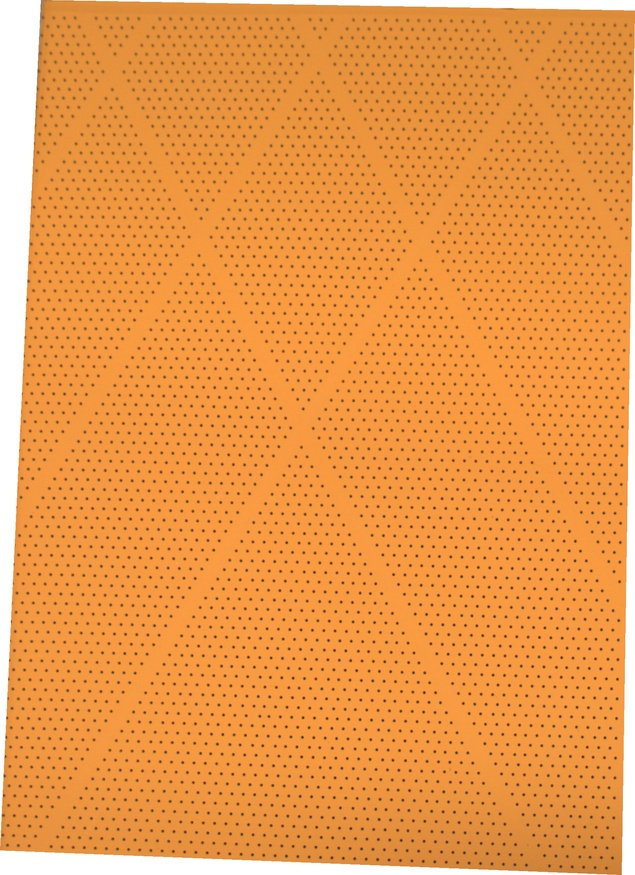
#> input picture output/roi/1_crop.jpg, 635 x 875 px, shrunk from 1631 x 2245 before the run
$ python -i extract_holes1.py   (imports and definitions only)
#> lines starting #> are read from the running program, lines starting #| are printed output that depends on the picture; after the words box and inside, x2 and y2 are one past the last pixel; in counts of white or black regions, pixels touching at a corner belong together
#> further down, picture is the input picture: shape (875, 635, 3); mean B, G, R 74.3, 153.1, 235.8
### src/utils.py
from __future__ import annotations

from pathlib import Path

import cv2
import numpy as np


IMAGE_SUFFIXES = {".jpg", ".jpeg", ".png", ".bmp", ".tif", ".tiff"}


def odd_at_least(value: int, minimum: int) -> int:
    value = max(int(value), int(minimum))
    if value % 2 == 0:
        value += 1
    return value


# [53 lines left out: functions smooth_projection, longest_active_span, load_bgr_image, load_binary_mask, iter_image_paths, iter_mask_paths, not called in this run]


def ensure_dir(path: Path) -> None:
    path.mkdir(parents=True, exist_ok=True)


def write_image(path: Path, image: np.ndarray) -> None:
    ensure_dir(path.parent)
    cv2.imwrite(str(path), image)


def build_hole_response(image: np.ndarray, kernel_divisor: int = 80, min_kernel: int = 9) -> np.ndarray:
#> called with kernel_divisor = 80, min_kernel = 9
    gray = cv2.cvtColor(image, cv2.COLOR_BGR2GRAY)
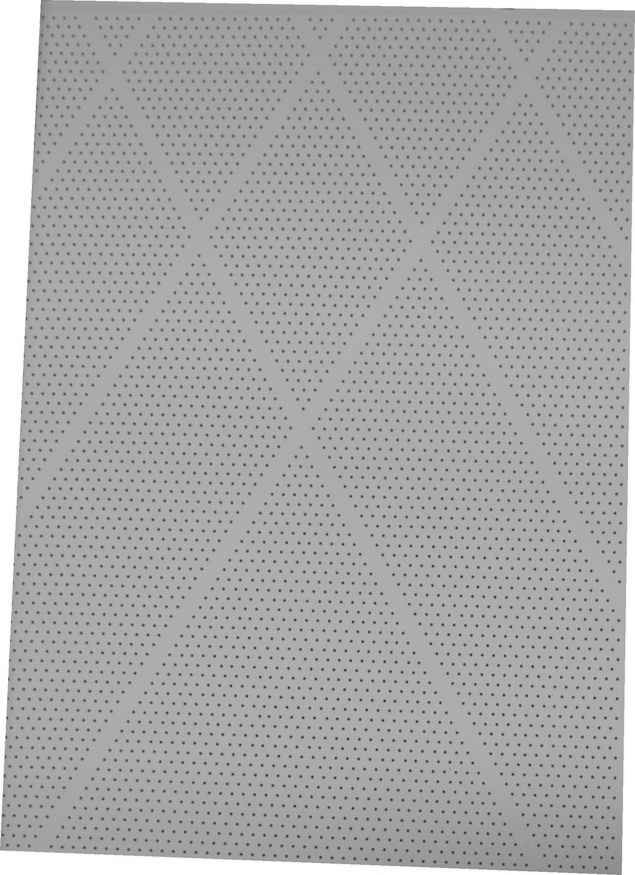
#> gray: shape (875, 635); min 42, max 255, mean 168.9
    hsv_v = cv2.cvtColor(image, cv2.COLOR_BGR2HSV)[:, :, 2]
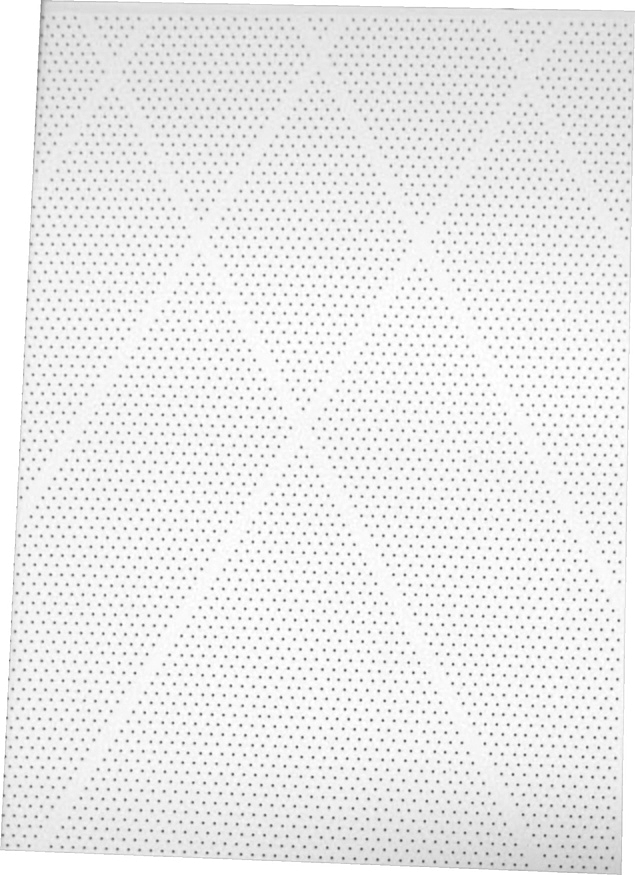
#> hsv_v: shape (875, 635); min 82, max 255, mean 235.8
    lab_l = cv2.cvtColor(image, cv2.COLOR_BGR2LAB)[:, :, 0]

    h, w = gray.shape
#> h = 875; w = 635
    kernel_size = odd_at_least(min(h, w) // kernel_divisor, min_kernel)
#> kernel_size = 9
    kernel = cv2.getStructuringElement(cv2.MORPH_ELLIPSE, (kernel_size, kernel_size))

    responses: list[np.ndarray] = []
    for channel in (gray, hsv_v, lab_l):
        blurred = cv2.GaussianBlur(channel, (3, 3), 0)
        blackhat = cv2.morphologyEx(blurred, cv2.MORPH_BLACKHAT, kernel)
        responses.append(cv2.normalize(blackhat, None, 0, 255, cv2.NORM_MINMAX))
#> this loop made 3 passes
#> pass 1, in build_hole_response, `blackhat = cv2.morphologyEx(blurred, cv2.MORPH_BLACKHAT, kernel)`:
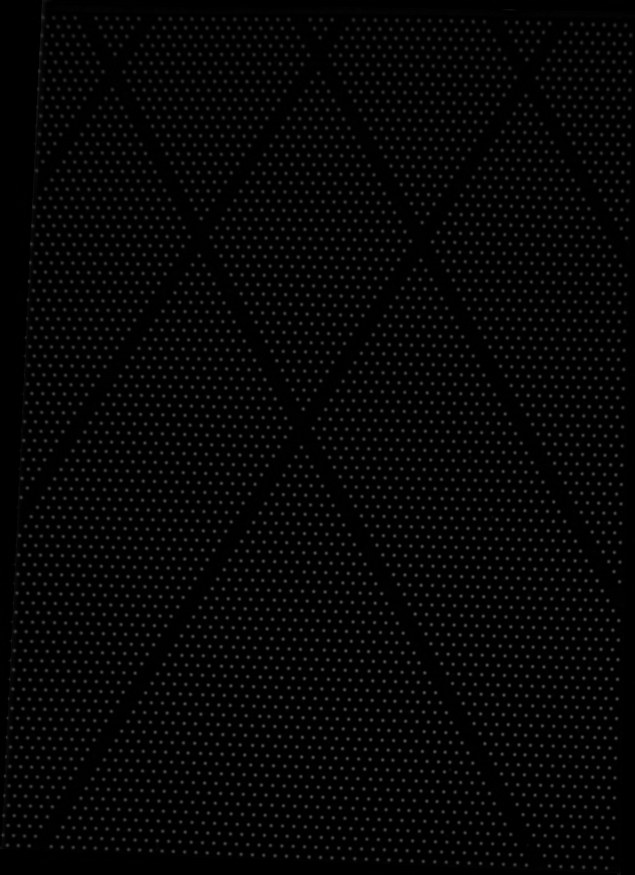
#> blackhat: shape (875, 635); min 0, max 85, mean 5.3
#> after the loop, responses = 3 items

    return np.maximum.reduce(responses).astype(np.uint8)
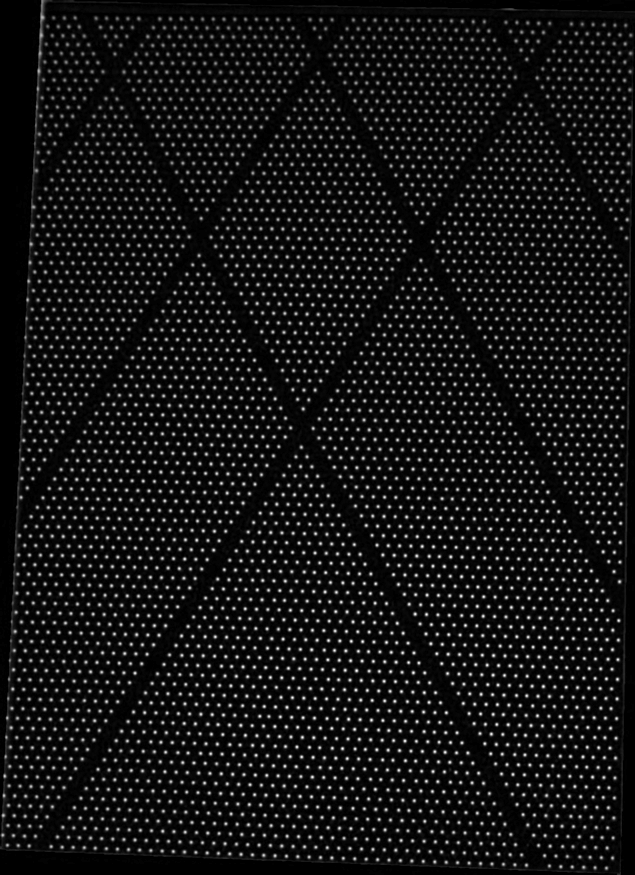
#> returned value: shape (875, 635); min 0, max 255, mean 19.8


# [5 lines left out: function derive_roi_path, not called in this run]

### src1/extract_holes1.py
from __future__ import annotations

import argparse
import time
from pathlib import Path

import cv2
import numpy as np

from src.utils import build_hole_response, iter_image_paths, load_bgr_image, write_image


CLAHE_CLIP_LIMIT = 2.0
CLAHE_TILE_GRID = (8, 8)
BLACKHAT_KERNEL_SIZE = 7
MIN_FILL_RATIO = 0.35

RESPONSE_MODES = ("multi", "gray")


# [11 lines left out: function build_single_channel_response, not called in this run]


def build_response(
    image: np.ndarray,
    response_mode: str = "multi",
) -> np.ndarray:
    if response_mode == "multi":
        return build_hole_response(image, kernel_divisor=80, min_kernel=9)
    if response_mode == "gray":
        return build_single_channel_response(image)
    raise RuntimeError(f"Unsupported response_mode: {response_mode}")


def build_preview_image(image: np.ndarray, hole_mask: np.ndarray) -> np.ndarray:
    preview = image.copy()
    preview[hole_mask > 0] = 255
    return preview


def build_hole_mask_and_centers(
    image: np.ndarray,
    min_area: int = 6,
    max_area: int = 120,
    max_aspect_ratio: float = 1.8,
    response: np.ndarray | None = None,
    response_mode: str = "multi",
    discard_border_components: bool = False,
) -> tuple[np.ndarray, np.ndarray, np.ndarray]:
    if response is None:
        response = build_response(image, response_mode=response_mode)

    _, binary = cv2.threshold(response, 0, 255, cv2.THRESH_BINARY + cv2.THRESH_OTSU)
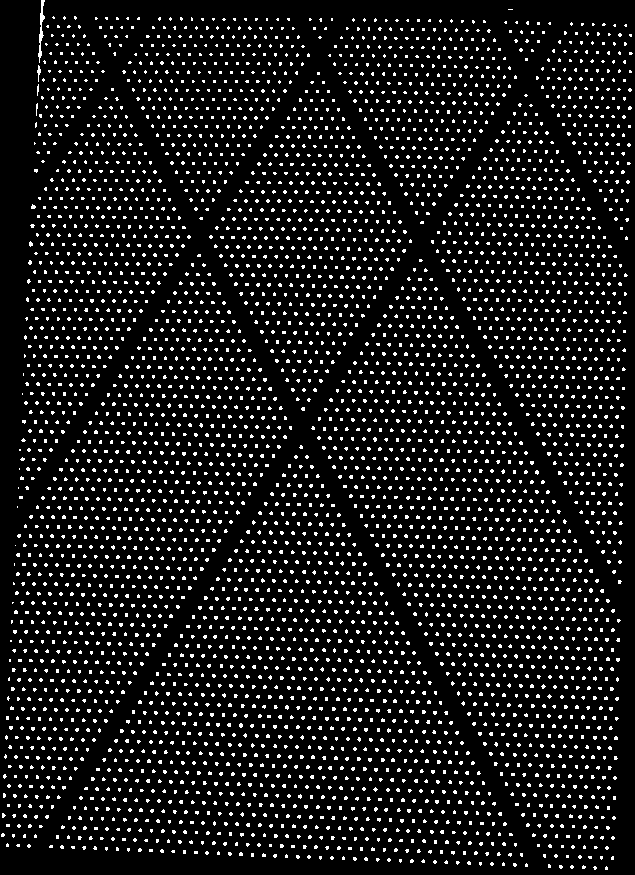
#> binary: shape (875, 635); 9.3% white in thin lines or dots
    num_labels, labels, stats, centroids = cv2.connectedComponentsWithStats(binary, connectivity=8)
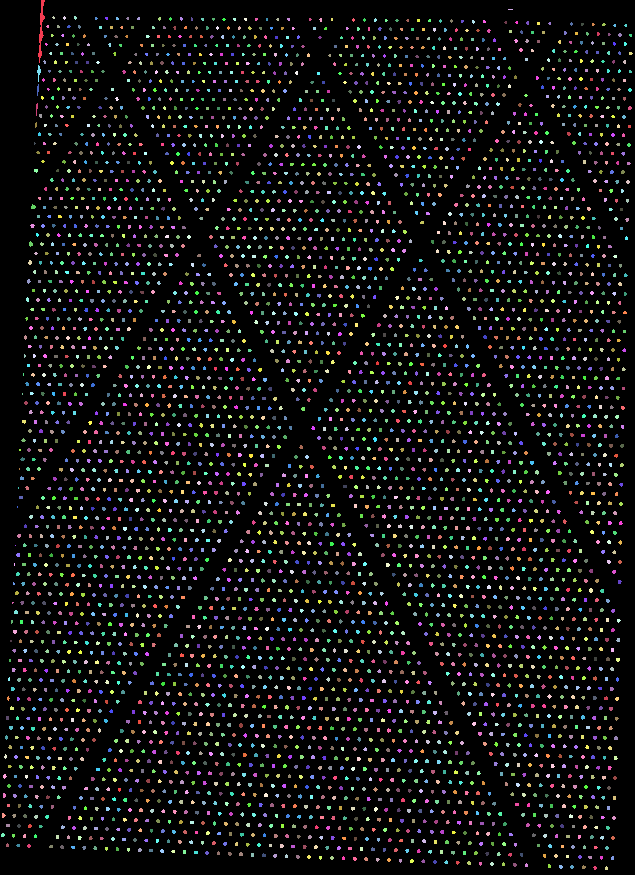
#> labels: shape (875, 635) int32; 4520 distinct labels, from 0 to 4519; one colour per label, 0 black
#> num_labels = 4520; centroids = 4520 pairs, first value 2.38 to 630.2, second value 9 to 867.8

    areas = stats[:, cv2.CC_STAT_AREA].astype(np.int32)
#> areas = 4520 values, max 503821 at index 0, min 1 at index 2826, mean 122.9
    widths = stats[:, cv2.CC_STAT_WIDTH].astype(np.int32)
#> widths = 4520 values, max 635 at index 0, min 1 at index 1919, mean 3.83
    heights = stats[:, cv2.CC_STAT_HEIGHT].astype(np.int32)
#> heights = 4520 values, max 875 at index 0, min 1 at index 2, mean 4.06

    short_side = np.maximum(1, np.minimum(widths, heights)).astype(np.float32)
#> short_side = 4520 values, max 635 at index 0, min 1 at index 2, mean 3.73
    long_side = np.maximum(widths, heights).astype(np.float32)
#> long_side = 4520 values, max 875 at index 0, min 1 at index 2826, mean 4.16
    aspect_ratio = long_side / short_side
#> aspect_ratio = 4520 values, max 9 at index 1, min 1 at index 3, mean 1.13
    fill_ratio = areas.astype(np.float32) / np.maximum(1, widths * heights).astype(np.float32)
#> fill_ratio = 4520 values, max 1 at index 2, min 0.376 at index 1, mean 0.814

    keep = (
        (areas >= int(min_area))
        & (areas <= int(max_area))
        & (aspect_ratio <= float(max_aspect_ratio))
        & (fill_ratio >= float(MIN_FILL_RATIO))
    )
    keep[0] = False

    if discard_border_components and num_labels > 1:
        border_ids = np.unique(
            np.concatenate((labels[0, :], labels[-1, :], labels[:, 0], labels[:, -1]))
        )
        border_mask = np.zeros(num_labels, dtype=bool)
        border_mask[border_ids] = True
        keep &= ~border_mask
        keep[0] = False

    hole_mask = (keep[labels].astype(np.uint8) * 255)
#> hole_mask: shape (875, 635); 9.3% white in thin lines or dots
    centers = centroids[keep].astype(np.float32)
#> centers = 4496 pairs, first value 2.38 to 630.2, second value 17.17 to 867.8
    return response, hole_mask, centers


def build_hole_mask(
    image: np.ndarray,
    min_area: int = 6,
    max_area: int = 120,
    max_aspect_ratio: float = 1.8,
    response: np.ndarray | None = None,
    response_mode: str = "multi",
    discard_border_components: bool = False,
) -> tuple[np.ndarray, np.ndarray]:
    response, hole_mask, _ = build_hole_mask_and_centers(
        image=image,
        min_area=min_area,
        max_area=max_area,
        max_aspect_ratio=max_aspect_ratio,
        response=response,
        response_mode=response_mode,
        discard_border_components=discard_border_components,
    )
    return response, hole_mask


def build_hole_artifacts(
    image: np.ndarray,
    min_area: int = 6,
    max_area: int = 120,
    max_aspect_ratio: float = 1.8,
    response: np.ndarray | None = None,
    response_mode: str = "multi",
    discard_border_components: bool = False,
    build_inverted: bool = True,
    build_preview: bool = True,
) -> tuple[np.ndarray, np.ndarray, np.ndarray, np.ndarray]:
    response, hole_mask = build_hole_mask(
        image=image,
        min_area=min_area,
        max_area=max_area,
        max_aspect_ratio=max_aspect_ratio,
        response=response,
        response_mode=response_mode,
        discard_border_components=discard_border_components,
    )

    inverted = cv2.bitwise_not(hole_mask) if build_inverted else np.empty((0, 0), dtype=np.uint8)
#> inverted: shape (875, 635); 90.7% white; black in thin lines or dots
    preview = build_preview_image(image, hole_mask) if build_preview else np.empty((0, 0, 3), dtype=np.uint8)
#> in build_preview_image, `preview[hole_mask > 0] = 255`:
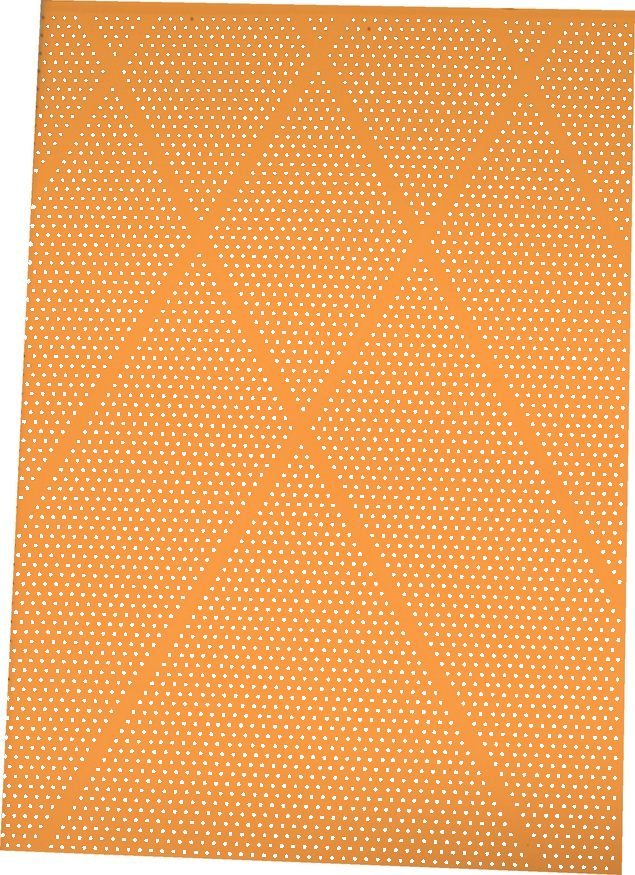
#> preview: shape (875, 635, 3); 9.27% of pixels changed, all inside (x1, y1, x2, y2) = (1, 16, 633, 870)
    return response, hole_mask, inverted, preview


# [108 lines left out: functions process_path, main, not called in this run]


# [2 lines not run here, left out]

>>> import cv2
>>> picture = cv2.imread('../output/roi/1_crop.jpg')
>>> result = build_hole_artifacts(picture)
